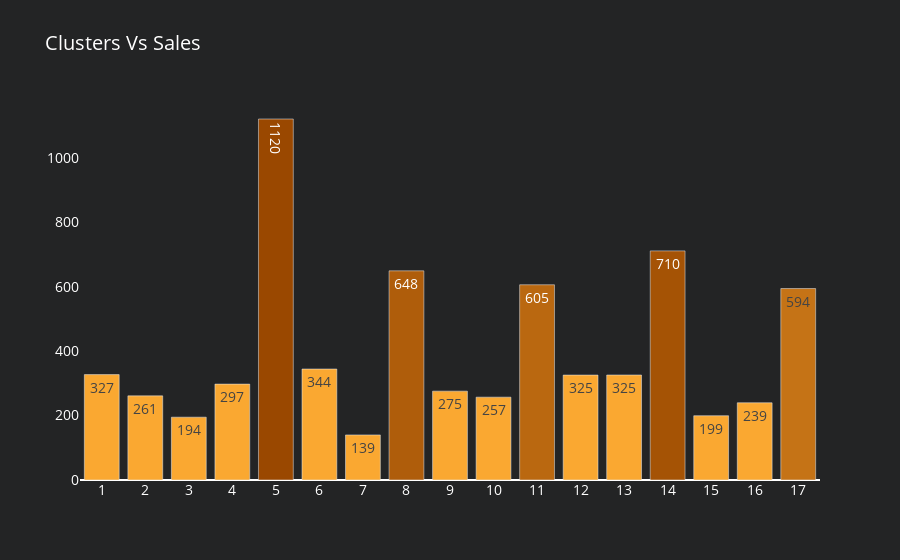

This figure's notebook cell:
### Markdown cell above
# Clusters Vs Sales

### Code cell
df_cl_sa = df_train1.groupby('cluster').agg({"sales" : "mean"}).reset_index().sort_values(by='sales', ascending=False)
df_cl_sa['color'] = colors['level10']
df_cl_sa['color'][:1] = colors['level1']
df_cl_sa['color'][1:2] = colors['level2']
df_cl_sa['color'][2:3] = colors['level3']
df_cl_sa['color'][3:4] = colors['level4']
df_cl_sa['color'][4:5] = colors['level5']
fig3 = go.Figure(data=[go.Bar(y=df_cl_sa['sales'],
                             x=df_cl_sa['cluster'], 
                             marker=dict(color= df_cl_sa['color']),
                             name='Cluster',
                             text=df_cl_sa['sales'].astype(int),
                             textposition='auto',
                             hoverinfo='text',
                             hovertext=
                            '<b>Cluster</b>:'+ df_cl_sa['cluster'].astype(str) +'<br>' +
                            '<b>Sales</b>:'+ df_cl_sa['sales'].astype(int).astype(str) +'<br>' ,
                            # hovertemplate='Family: %{y}'+'<br>Sales: $%{x:.0f}'
                            )])
fig3.update_layout(title_text='Clusters Vs Sales',paper_bgcolor=colors['background'],plot_bgcolor=colors['background'],
                font=dict(
                size=14,
                color='white'))

fig3.update_xaxes(tickmode = 'array', tickvals=df_cl_sa.cluster)
fig3.update_yaxes(showgrid=False)

### Figure 1 — Plotly figure (JSON) as saved in the notebook; plotly's stock layout.template omitted (floating-point values rounded to 4 significant figures)
{"data": [{"hoverinfo": "text", "hovertext": ["<b>Cluster</b>:5<br><b>Sales</b>:1120<br>", "<b>Cluster</b>:14<br><b>Sales</b>:710<br>", "<b>Cluster</b>:8<br><b>Sales</b>:648<br>", "<b>Cluster</b>:11<br><b>Sales</b>:605<br>", "<b>Cluster</b>:17<br><b>Sales</b>:594<br>", "<b>Cluster</b>:6<br><b>Sales</b>:344<br>", "<b>Cluster</b>:1<br><b>Sales</b>:327<br>", "<b>Cluster</b>:13<br><b>Sales</b>:325<br>", "<b>Cluster</b>:12<br><b>Sales</b>:325<br>", "<b>Cluster</b>:4<br><b>Sales</b>:297<br>", "<b>Cluster</b>:9<br><b>Sales</b>:275<br>", "<b>Cluster</b>:2<br><b>Sales</b>:261<br>", "<b>Cluster</b>:10<br><b>Sales</b>:257<br>", "<b>Cluster</b>:16<br><b>Sales</b>:239<br>", "<b>Cluster</b>:15<br><b>Sales</b>:199<br>", "<b>Cluster</b>:3<br><b>Sales</b>:194<br>", "<b>Cluster</b>:7<br><b>Sales</b>:139<br>"], "marker": {"color": ["#9a4800", "#a55305", "#af5d0b", "#ba6810", "#c57316", "#faa831", "#faa831", "#faa831", "#faa831", "#faa831", "#faa831", "#faa831", "#faa831", "#faa831", "#faa831", "#faa831", "#faa831"]}, "name": "Cluster", "text": [1120, 710, 648, 605, 594, 344, 327, 325, 325, 297, 275, 261, 257, 239, 199, 194, 139], "textposition": "auto", "type": "bar", "x": [5, 14, 8, 11, 17, 6, 1, 13, 12, 4, 9, 2, 10, 16, 15, 3, 7], "y": [1120.0, 710.9, 649.0, 605.8, 594.1, 344.3, 327.0, 325.8, 325.6, 297.5, 275.7, 261.0, 257.0, 239.6, 199.4, 194.9, 139.8]}], "layout": {"font": {"color": "white", "size": 14}, "paper_bgcolor": "#232425", "plot_bgcolor": "#232425", "title": {"text": "Clusters Vs Sales"}, "xaxis": {"tickmode": "array", "tickvals": [5, 14, 8, 11, 17, 6, 1, 13, 12, 4, 9, 2, 10, 16, 15, 3, 7]}, "yaxis": {"showgrid": false}}}
